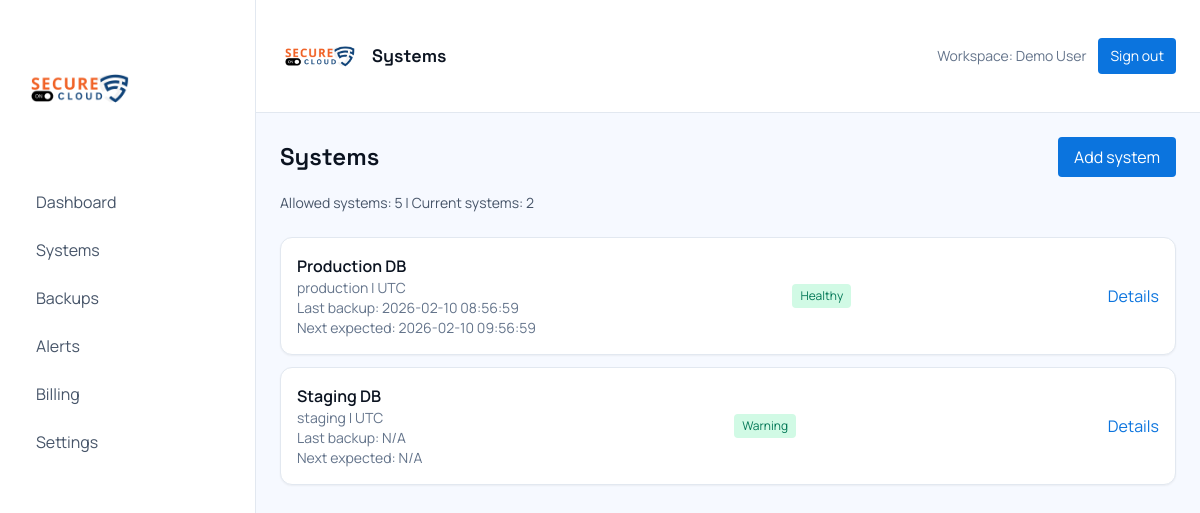
/systems (signed in), run on the app's committed database.
### tables this page shows
CREATE TABLE users (
  id INT AUTO_INCREMENT PRIMARY KEY,
  name VARCHAR(120) NOT NULL,
  email VARCHAR(190) NOT NULL UNIQUE,
  password_hash VARCHAR(255) NOT NULL,
  role VARCHAR(20) DEFAULT 'user',
  status VARCHAR(20) DEFAULT 'active',
  suspended_at DATETIME NULL,
  suspension_reason TEXT NULL,
  email_verified_at DATETIME NULL,
  created_at DATETIME NOT NULL
);

CREATE TABLE subscriptions (
  id INT AUTO_INCREMENT PRIMARY KEY,
  user_id INT NOT NULL,
  plan_id INT NOT NULL,
  status ENUM('inactive','pending','active','expired','declined','cancelled') NOT NULL DEFAULT 'inactive',
  allowed_systems INT NOT NULL DEFAULT 0,
  started_at DATETIME NULL,
  ends_at DATETIME NULL,
  created_at DATETIME NOT NULL,
  updated_at DATETIME NOT NULL,
  FOREIGN KEY (user_id) REFERENCES users(id),
  FOREIGN KEY (plan_id) REFERENCES plans(id)
);

CREATE TABLE systems (
  id INT AUTO_INCREMENT PRIMARY KEY,
  user_id INT NOT NULL,
  name VARCHAR(150) NOT NULL,
  environment VARCHAR(40) NOT NULL,
  status VARCHAR(30) NOT NULL,
  timezone VARCHAR(60) NOT NULL,
  secret VARCHAR(64) NOT NULL,
  trigger_url VARCHAR(500) NULL,
  trigger_path VARCHAR(120) NOT NULL,
  last_trigger_at DATETIME NULL,
  last_trigger_status VARCHAR(30) NULL,
  last_trigger_http_code INT NULL,
  last_trigger_latency_ms INT NULL,
  last_trigger_message TEXT NULL,
  expected_interval_minutes INT NULL,
  agent_ip_allowlist TEXT NULL,
  agent_last_seen_at DATETIME NULL,
  agent_last_ip VARCHAR(64) NULL,
  last_trigger_nonce VARCHAR(64) NULL,
  created_at DATETIME NOT NULL,
  FOREIGN KEY (user_id) REFERENCES users(id)
);

### views/app/systems_list.php (the view, shortened to what the rows shown need)
<div class="flex justify-between items-center">
  <h1 class="text-2xl font-display font-semibold">Systems</h1>
  <a href="<?= App\Core\Helpers::baseUrl('/systems/new') ?>" class="bg-brand text-white px-4 py-2 rounded">Add system</a>
</div>
<?php if (empty($entitlements['active'])): ?>
  <div class="mt-4 bg-red-50 border border-red-200 text-red-700 text-sm rounded px-4 py-3">
    Billing required: add/trigger/upload actions are blocked until subscription is active.
  </div>
<?php else: ?>
  <div class="mt-4 text-sm text-slate-600">
    Allowed systems: <?= (int)$entitlements['allowed_systems'] ?> | Current systems: <?= (int)$usage['systems_count'] ?>
  </div>
<?php endif; ?>
<div class="mt-6 space-y-3">
  <?php foreach ($systems as $s): ?>
    <div class="bg-white border border-slate-200 rounded-xl p-4 flex items-center justify-between shadow-sm">
      <div>
        <div class="font-semibold"><?= App\Core\Helpers::e($s['name']) ?></div>
        <div class="text-slate-500 text-sm"><?= App\Core\Helpers::e($s['environment']) ?> | <?= App\Core\Helpers::e($s['timezone']) ?></div>
        <div class="text-slate-500 text-sm">Last backup: <?= App\Core\Helpers::e($s['last_backup'] ?? 'N/A') ?></div>
        <div class="text-slate-500 text-sm">Next expected: <?= App\Core\Helpers::e($s['next_expected'] ?? 'N/A') ?></div>
      </div>
      <?php if (empty($entitlements['active'])): ?>
        <div class="text-xs px-2 py-1 rounded bg-red-100 text-red-700">Billing required</div>
      <?php else: ?>
        <div class="text-xs px-2 py-1 rounded bg-emerald-100 text-emerald-700"><?= App\Core\Helpers::e($s['status']) ?></div>
      <?php endif; ?>
      <a href="<?= App\Core\Helpers::baseUrl('/systems/' . $s['id']) ?>" class="text-brand">Details</a>
    </div>
  <?php endforeach; ?>
</div>
<?php $content = ob_get_clean(); $pageTitle = 'Systems'; include __DIR__ . '/../layouts/app.php'; ?>

### app/Core/Router.php (shortened to what the rows shown need)
<?php
class Router
{
    private $routes = [];
    private function add($method, $path, $handler, $middleware)
    {
        $this->routes[] = compact('method', 'path', 'handler', 'middleware');
    }
    public function dispatch()
    {
        $uri = parse_url($_SERVER['REQUEST_URI'], PHP_URL_PATH);
        $method = $_SERVER['REQUEST_METHOD'];
        $config = require __DIR__ . '/config.php';
        foreach ($this->routes as $route) {
            if ($method !== $route['method']) {
                continue;
            }
            $pattern = preg_replace('#\{([a-zA-Z_][a-zA-Z0-9_]*)\}#', '(?P<$1>[^/]+)', $route['path']);
            $pattern = '#^' . $pattern . '$#';
            if (preg_match($pattern, $uri, $matches)) {
                [$controller, $action] = explode('@', $route['handler']);
                $instance = new $class();
                $params = array_filter($matches, 'is_string', ARRAY_FILTER_USE_KEY);
                call_user_func_array([$instance, $action], $params);
                return;
            }
        }
    }
}

### views/layouts/app.php (shortened to what the rows shown need)
<!DOCTYPE html>
<html lang="en">
<head>
  <script src="https://cdn.tailwindcss.com"></script>
</head>
<body class="bg-mist text-ink font-body">
  <div class="min-h-screen flex">
    <aside class="w-64 bg-white border-r border-slate-200 px-6 py-8 hidden md:block">
      <a href="<?= Helpers::baseUrl('/dashboard') ?>" class="inline-flex items-center">
        <img src="<?= Helpers::logoUrl() ?>" alt="Secureon.cloud logo" class="h-28 w-28 object-contain rounded">
      </a>
      <div class="mt-8 space-y-2 text-slate-600">
        <a href="<?= Helpers::baseUrl('/dashboard') ?>" class="block px-3 py-2 rounded hover:bg-slate-100 hover:text-ink">Dashboard</a>
        <a href="<?= Helpers::baseUrl('/systems') ?>" class="block px-3 py-2 rounded hover:bg-slate-100 hover:text-ink">Systems</a>
        <a href="<?= Helpers::baseUrl('/backups') ?>" class="block px-3 py-2 rounded hover:bg-slate-100 hover:text-ink">Backups</a>
        <a href="<?= Helpers::baseUrl('/alerts') ?>" class="block px-3 py-2 rounded hover:bg-slate-100 hover:text-ink">Alerts</a>
        <a href="<?= Helpers::baseUrl('/billing') ?>" class="block px-3 py-2 rounded hover:bg-slate-100 hover:text-ink">Billing</a>
        <a href="<?= Helpers::baseUrl('/settings') ?>" class="block px-3 py-2 rounded hover:bg-slate-100 hover:text-ink">Settings</a>
      </div>
    </aside>
    <main class="flex-1">
      <div class="flex items-center justify-between px-6 py-4 border-b border-slate-200 bg-white">
        <div class="flex items-center gap-3">
          <img src="<?= Helpers::logoUrl() ?>" alt="Secureon.cloud logo" class="h-20 w-20 object-contain rounded">
          <div class="text-lg font-display font-semibold"><?= $pageTitle ?? 'Dashboard' ?></div>
        </div>
        <div class="flex items-center gap-3">
          <span class="text-slate-500 text-sm">Workspace: <?= App\Core\Helpers::e($user['name'] ?? ''); ?></span>
          <form method="post" action="<?= Helpers::baseUrl('/logout') ?>">
            <button class="text-sm px-3 py-2 rounded bg-brand text-white hover:bg-brandDark">Sign out</button>
          </form>
        </div>
      </div>
      <div class="p-6">
        <?= $content ?>
      </div>
    </main>
  </div>
</body>
</html>

### data on the page
users: name "Demo User"
subscriptions: allowed_systems "5"
systems: name "Production DB", environment "production", timezone "UTC", created_at "2026-02-10 08:56:59", next_expected "2026-02-10 09:56:59", status "Healthy"
systems: name "Staging DB", environment "staging", timezone "UTC", last_backup "N/A", next_expected "N/A", status "Warning"
